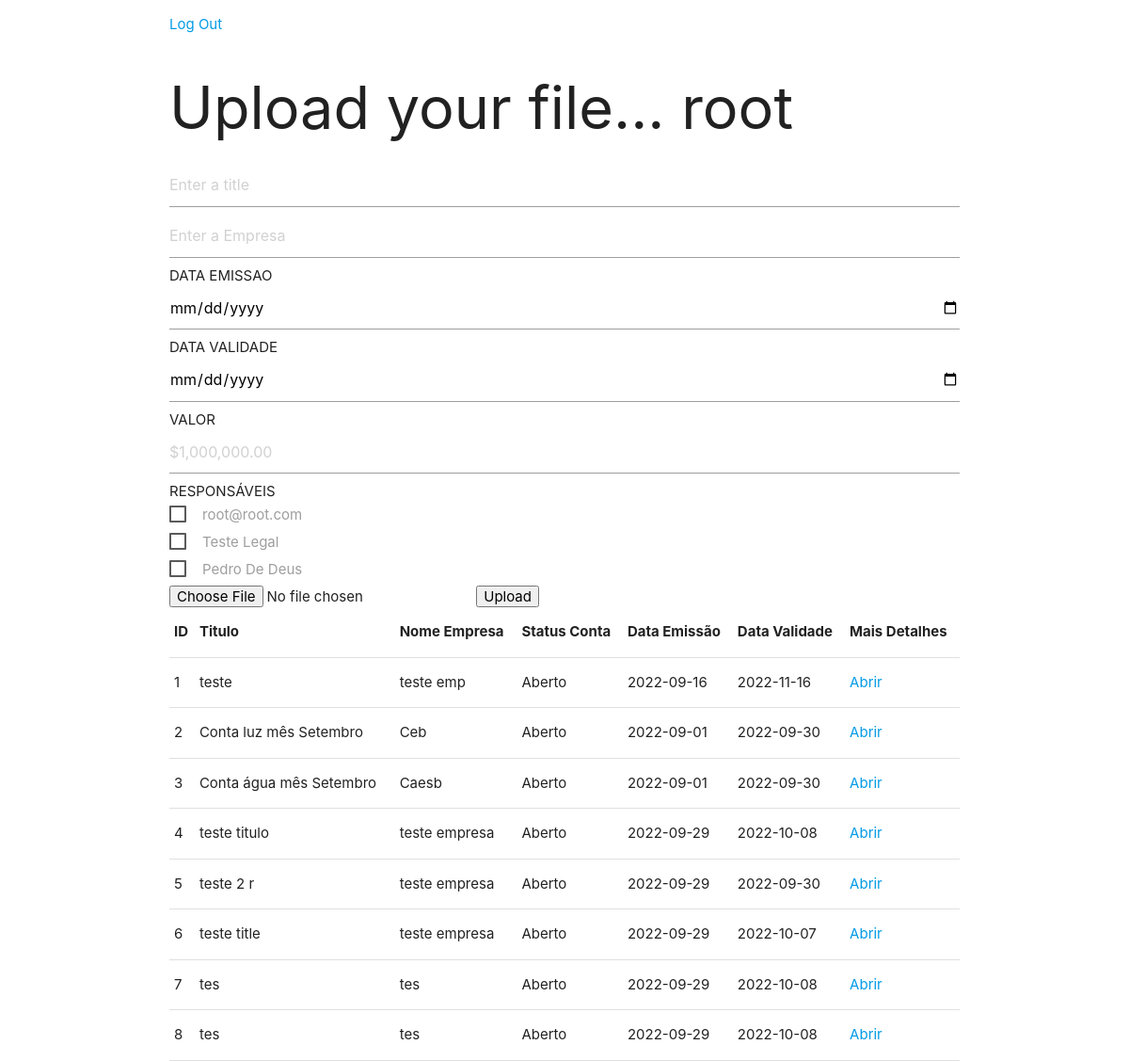
/ (signed in), run on the app's committed database.
### user/models.py (models this page shows)
class Profile(AbstractUser):
    email = models.EmailField(_("email address"), blank=True, unique=True)
    age = models.PositiveIntegerField(blank=True, null=True)
    USERNAME_FIELD = "email"
    REQUIRED_FIELDS = ["username"]

### upload/models.py (models this page shows)
class Base(models.Model):
    created_at = models.DateTimeField(auto_now_add=True)
    updated_at = models.DateTimeField(auto_now=True)
    class Meta:
        abstract = True

class Conta(Base):
    title = models.CharField(max_length=200)
    empresa = models.CharField(max_length=200)
    status = models.CharField(max_length=8 , default=padrao)
    imagem = models.ImageField(upload_to='contas')
    data_emissao = models.CharField(max_length=10)
    data_validade = models.CharField(max_length=11)
    valor = models.FloatField()
    user_id = models.ForeignKey(Profile , on_delete=models.CASCADE ,related_name='conta')
    class Meta:
        verbose_name = 'Conta'
        verbose_name_plural = 'Contas'

### upload/views.py (the view, shortened to what this page needs)
# urls.py: path('', views.index , name="uploadFile"),
@login_required(login_url='/login')
def index(request):
    user = Profile.objects.get(email=request.user)
    users = Profile.objects.all()
    contas = Conta.objects.all()
    return render(request , "index.html", context= {
        "user": user,
        "users": users,
        "contas": contas,
    })

### upload/templates/index.html (shortened to what this page needs)
<!DOCTYPE html>
<html lang="en">
<head>
    <link rel="stylesheet" href="https://cdnjs.cloudflare.com/ajax/libs/materialize/1.0.0/css/materialize.min.css">
    {% load static %}
    <link rel="stylesheet" href = "{% static 'index.css' %}">
</head>
<body>
    <div class="container">
        <p><a href="{% url 'logout' %}">Log Out</a></p>
        <h1 class="teste">Upload your file... {{ user.username }}</h1>
        <form action="{% url 'uploadFile' %}" method="POST" enctype="multipart/form-data">
            <input type="text" name="title" placeholder="Enter a title">
            <input type="text" name="empresa" placeholder="Enter a Empresa">
            DATA EMISSAO
            <input type="date" id="start" name="data_emissao" value="0000-00-00" min="2018-01-01" max="2022-12-31">
            DATA VALIDADE
            <input type="date" id="start" name="data_validade" value="0000-00-00" min="2018-01-01" max="2050-12-31">
            VALOR
            <input data-type="currency" pattern="^\$\d{1,3}(,\d{3})*(\.\d+)?$" placeholder="$1,000,000.00"  min="1" name="valor" step="any" />
            RESPONSÁVEIS
            <div class="responsaveis">
                {% for user in users%}
                    {%if user.first_name == ''%}
                        <label class="user-item">
                            <span>{{ user.email }}</span>
                        </label>
                    {%else%}
                        <label class="user-item">
                            <span>{{ user.first_name }} {{user.last_name}}</span>
                        </label>
                    {%endif%}
                {%endfor%}
            </div>
            <input type="file" name="uploadedFile">
            <input type="submit" value="Upload">
        </form>
        <table>
            <tr>
                <th>ID</th>
                <th>Titulo</th>
                <th>Nome Empresa</th>
                <th>Status Conta</th>
                <th>Data Emissão</th>
                <th>Data Validade</th>
                <th>Mais Detalhes</th>
            </tr>
            {% for conta in contas %}
                <tr>
                    <td>{{ conta.id }}</td>
                    <td>{{ conta.title }}</td>
                    <td>{{ conta.empresa }}</td>
                    <td>{{ conta.status }}</td>
                    <td>{{ conta.data_emissao }}</td>
                    <td>{{ conta.data_validade }}</td>
                    <td><a href="{% url 'retrieveFile' conta.id%}">Abrir</a></td>
                </tr>
            {% endfor %}
        </table>
    </div>
</body>
</html>

### upload/static/index.css (style rules this page uses)
html,body { padding: 0; height: 100%; width: 100%; display: flex; justify-content: center; }
.responsaveis { display: flex; flex-direction: column; }
.user-item { padding-bottom: 0.5%; }

### data on the page
Profile: username "root", email "root@root.com"
Profile: first_name "Teste", last_name "Legal"
Profile: first_name "Pedro", last_name "De Deus"
Conta: id "1", title "teste", empresa "teste emp", status "Aberto", data_emissao "2022-09-16", data_validade "2022-11-16"
Conta: id "2", title "Conta luz mês Setembro", empresa "Ceb", status "Aberto", data_emissao "2022-09-01", data_validade "2022-09-30"
Conta: id "3", title "Conta água mês Setembro", empresa "Caesb", status "Aberto", data_emissao "2022-09-01", data_validade "2022-09-30"
Conta: id "4", title "teste titulo", empresa "teste empresa", status "Aberto", data_emissao "2022-09-29", data_validade "2022-10-08"
Conta: id "5", title "teste 2 r", empresa "teste empresa", status "Aberto", data_emissao "2022-09-29", data_validade "2022-09-30"
Conta: id "6", title "teste title", empresa "teste empresa", status "Aberto", data_emissao "2022-09-29", data_validade "2022-10-07"
Conta: id "7", title "tes", empresa "tes", status "Aberto", data_emissao "2022-09-29", data_validade "2022-10-08"
Conta: id "8", title "tes", empresa "tes", status "Aberto", data_emissao "2022-09-29", data_validade "2022-10-08"
